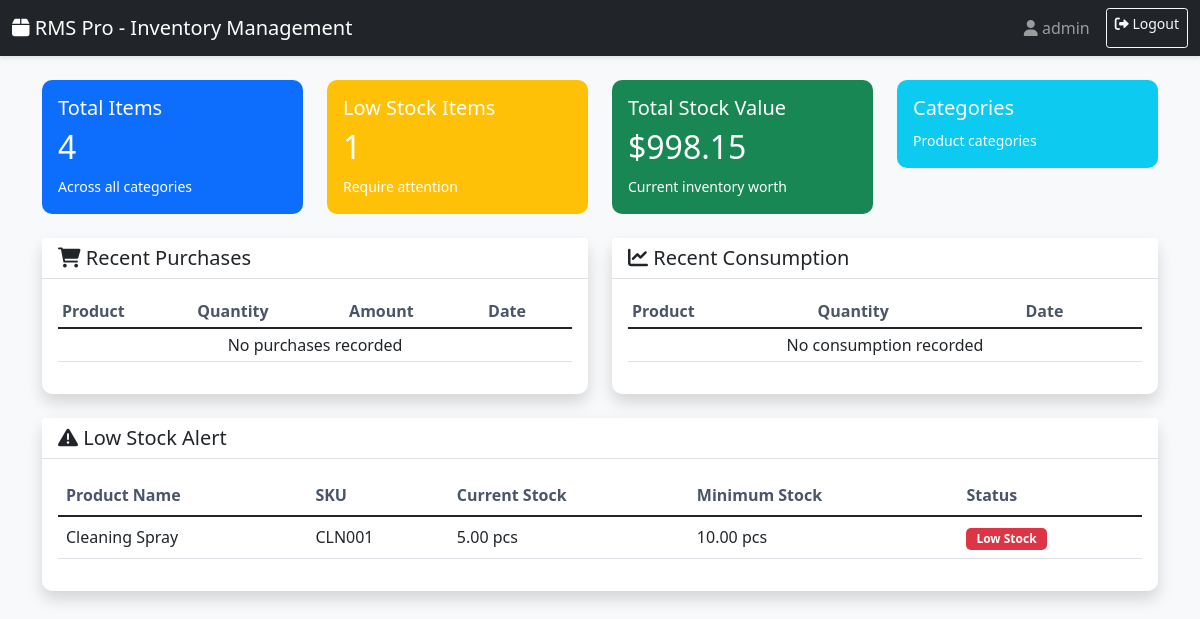
The page /dashboard/ (signed in) on the database its author committed.
### inventory_app/models.py (models this page shows, shortened)
class Product(models.Model):
    name = models.CharField(max_length=200)
    category = models.ForeignKey(Category, on_delete=models.CASCADE, related_name='products')
    sku = models.CharField(max_length=100, unique=True)
    unit = models.CharField(max_length=50, default='pcs')  # kg, liter, pcs, etc.
    current_stock = models.DecimalField(max_digits=10, decimal_places=2, default=0)
    minimum_stock = models.DecimalField(max_digits=10, decimal_places=2, default=0)
    unit_price = models.DecimalField(max_digits=10, decimal_places=2, default=0)
    created_at = models.DateTimeField(auto_now_add=True)
    updated_at = models.DateTimeField(auto_now=True)

### inventory_app/views.py (the view)
# urls.py: path('dashboard/', views.dashboard, name='dashboard'),
@login_required(login_url='login')
def dashboard(request):
    total_products = Product.objects.count()
    low_stock_items = Product.objects.filter(current_stock__lte=F('minimum_stock')).count()
    total_stock_value = Product.objects.aggregate(total=Sum(F('current_stock') * F('unit_price')))['total'] or 0
    recent_purchases = Purchase.objects.select_related('product').order_by('-purchase_date')[:5]
    recent_consumptions = Consumption.objects.select_related('product').order_by('-consumption_date')[:5]
    low_stock_products = Product.objects.filter(current_stock__lte=F('minimum_stock'))[:10]
    context = {
        'total_products': total_products,
        'low_stock_items': low_stock_items,
        'total_stock_value': total_stock_value,
        'recent_purchases': recent_purchases,
        'recent_consumptions': recent_consumptions,
        'low_stock_products': low_stock_products,
    }
    return render(request, 'dashboard.html', context)

### inventory_app/templates/dashboard.html (shortened to what this page needs)
{% extends 'base.html' %}
{% load static %}
{% block content %}
<div class="row mb-4">
    <div class="col-md-3">
        <div class="card bg-primary text-white">
            <div class="card-body">
                <h5 class="card-title">Total Items</h5>
                <h2>{{ total_products }}</h2>
                <small>Across all categories</small>
            </div>
        </div>
    </div>
    <div class="col-md-3">
        <div class="card bg-warning text-white">
            <div class="card-body">
                <h5 class="card-title">Low Stock Items</h5>
                <h2>{{ low_stock_items }}</h2>
                <small>Require attention</small>
            </div>
        </div>
    </div>
    <div class="col-md-3">
        <div class="card bg-success text-white">
            <div class="card-body">
                <h5 class="card-title">Total Stock Value</h5>
                <h2>${{ total_stock_value|floatformat:2 }}</h2>
                <small>Current inventory worth</small>
            </div>
        </div>
    </div>
    <div class="col-md-3">
        <div class="card bg-info text-white">
            <div class="card-body">
                <h5 class="card-title">Categories</h5>
                <small>Product categories</small>
            </div>
        </div>
    </div>
</div>
<div class="row">
    <div class="col-md-6">
        <div class="card shadow">
            <div class="card-header bg-white">
                <h5 class="mb-0">
                    <i class="fas fa-shopping-cart"></i> Recent Purchases
                </h5>
            </div>
            <div class="card-body">
                <div class="table-responsive">
                    <table class="table table-sm">
                        <thead>
                            <tr>
                                <th>Product</th>
                                <th>Quantity</th>
                                <th>Amount</th>
                                <th>Date</th>
                            </tr>
                        </thead>
                        <tbody>
                            {% for purchase in recent_purchases %}
                            <tr>
                                <td>{{ purchase.product.name }}</td>
                                <td>{{ purchase.quantity }} {{ purchase.product.unit }}</td>
                                <td>${{ purchase.total_amount }}</td>
                                <td>{{ purchase.purchase_date|date:"M d, Y" }}</td>
                            </tr>
                            {% empty %}
                            <tr>
                                <td colspan="4" class="text-center">No purchases recorded</td>
                            </tr>
                            {% endfor %}
                        </tbody>
                    </table>
                </div>
            </div>
        </div>
    </div>
    <div class="col-md-6">
        <div class="card shadow">
            <div class="card-header bg-white">
                <h5 class="mb-0">
                    <i class="fas fa-chart-line"></i> Recent Consumption
                </h5>
            </div>
            <div class="card-body">
                <div class="table-responsive">
                    <table class="table table-sm">
                        <thead>
                            <tr>
                                <th>Product</th>
                                <th>Quantity</th>
                                <th>Date</th>
                            </tr>
                        </thead>
                        <tbody>
                            {% for consumption in recent_consumptions %}
                            <tr>
                                <td>{{ consumption.product.name }}</td>
                                <td>{{ consumption.quantity }} {{ consumption.product.unit }}</td>
                                <td>{{ consumption.consumption_date|date:"M d, Y" }}</td>
                            </tr>
                            {% empty %}
                            <tr>
                                <td colspan="3" class="text-center">No consumption recorded</td>
                            </tr>
                            {% endfor %}
                        </tbody>
                    </table>
                </div>
            </div>
        </div>
    </div>
</div>
<div class="row mt-4">
    <div class="col-12">
        <div class="card shadow">
            <div class="card-header bg-white">
                <h5 class="mb-0">
                    <i class="fas fa-exclamation-triangle"></i> Low Stock Alert
                </h5>
            </div>
            <div class="card-body">
                <div class="table-responsive">
                    <table class="table">
                        <thead>
                            <tr>
                                <th>Product Name</th>
                                <th>SKU</th>
                                <th>Current Stock</th>
                                <th>Minimum Stock</th>
                                <th>Status</th>
                            </tr>
                        </thead>
                        <tbody>
                            {% for product in low_stock_products %}
                            <tr>
                                <td>{{ product.name }}</td>
                                <td>{{ product.sku }}</td>
                                <td>{{ product.current_stock }} {{ product.unit }}</td>
                                <td>{{ product.minimum_stock }} {{ product.unit }}</td>
                                <td><span class="badge bg-danger">Low Stock</span></td>
                            </tr>
                            {% empty %}
                            <tr>
                                <td colspan="5" class="text-center">No low stock items</td>
                            </tr>
                            {% endfor %}
                        </tbody>
                    </table>
                </div>
            </div>
        </div>
    </div>
</div>
{% endblock %}

### inventory_app/templates/base.html (shortened to what this page needs)
<!DOCTYPE html>
<html lang="en">
<head>
    <link href="https://cdn.jsdelivr.net/npm/bootstrap@5.1.3/dist/css/bootstrap.min.css" rel="stylesheet">
    <link rel="stylesheet" href="https://cdnjs.cloudflare.com/ajax/libs/font-awesome/6.0.0/css/all.min.css">
    {% load static %}
    <link rel="stylesheet" href="{% static 'css/style.css' %}">
</head>
<body>
    {% if user.is_authenticated %}
    <nav class="navbar navbar-dark bg-dark">
        <div class="container-fluid">
            <a class="navbar-brand" href="{% url 'dashboard' %}">
                <i class="fas fa-box"></i> RMS Pro - Inventory Management
            </a>
            <div class="d-flex">
                <span class="navbar-text me-3">
                    <i class="fas fa-user"></i> {{ user.username }}
                </span>
                <a href="{% url 'logout' %}" class="btn btn-outline-light btn-sm">
                    <i class="fas fa-sign-out-alt"></i> Logout
                </a>
            </div>
        </div>
    </nav>
    {% endif %}
    <div class="container mt-4">
        {% block content %}
        {% endblock %}
    </div>
</body>
</html>

### static/css/style.css (style rules this page uses)
body { background-color: #f8f9fa; font-family: 'Segoe UI', Tahoma, Geneva, Verdana, sans-serif; }
.card { border-radius: 10px; border: none; transition: transform 0.2s; }
.navbar { box-shadow: 0 2px 4px rgba(0,0,0,0.1); }
.table th { border-top: none; font-weight: 600; color: #4a5568; }
.badge { padding: 5px 10px; border-radius: 5px; }

### rows shown on the page
Product: name "Cleaning Spray", sku "CLN001", current_stock "5.00", unit "pcs", minimum_stock "10.00"

### other values the page prints
{{ user.username }} "admin"
{{ total_products }} "4"
{{ low_stock_items }} "1"
{{ total_stock_value|floatformat:2 }} "998.15"
